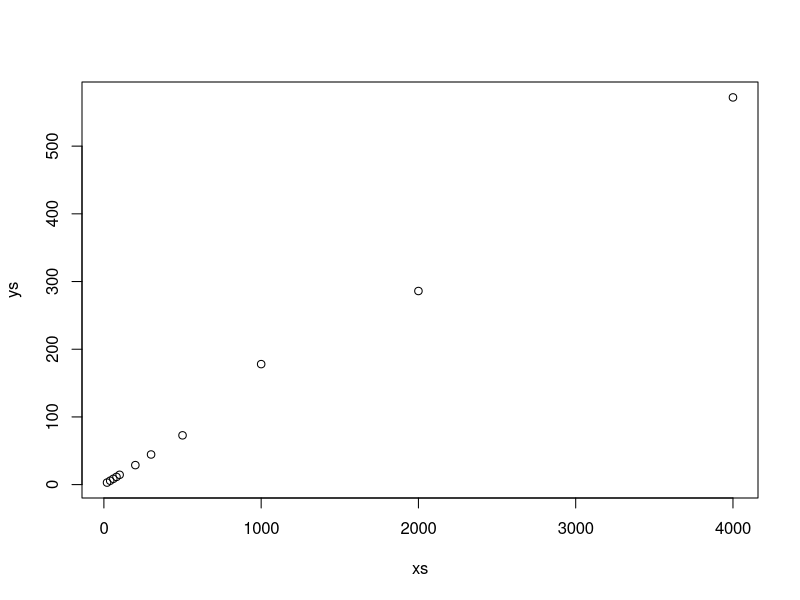

R code for this plot:
xs = c(20, 40, 60, 80, 100, 200, 300, 500, 1000, 2000, 4000)
ys = c(2.99, 5.77, 8.6, 11.4, 14.5, 28.8, 44.5, 72.8, 178, 286, 572)
x2s = xs^2

plot(xs, ys)

mod2 = lm(ys ~ xs + x2s)
summary(mod2)

mod1 = lm(ys ~ xs)
summary(mod1)
anova(mod1, mod2)
